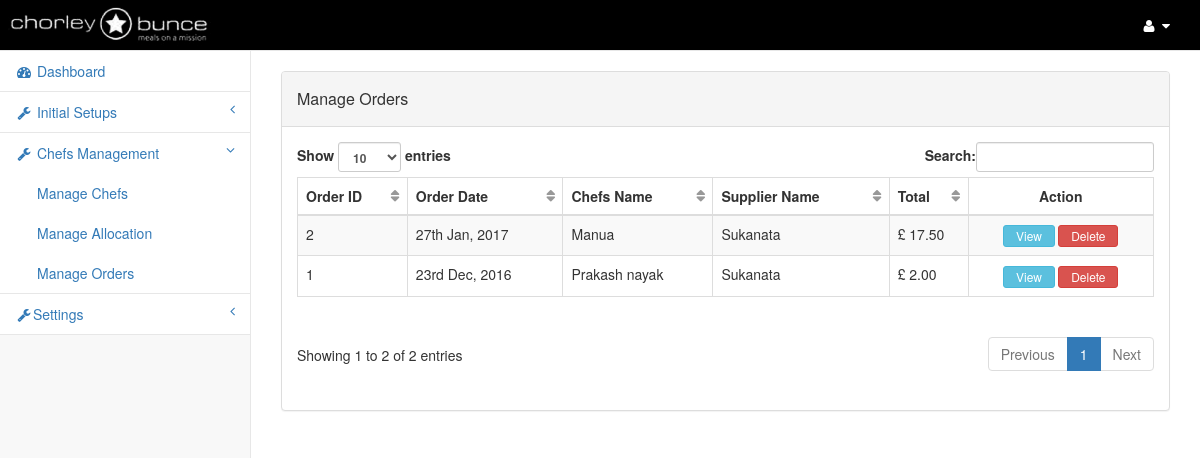
The page /manage-orders.php (signed in) on the database its author committed.
### tables this page shows
CREATE TABLE IF NOT EXISTS `master_order` (
  `order_id` bigint(20) NOT NULL,
  `allocation_id` bigint(20) NOT NULL,
  `chef_id` bigint(20) NOT NULL,
  `supplier_id` int(11) NOT NULL,
  `order_accno` varchar(255) NOT NULL,
  `chefs_name` varchar(255) NOT NULL,
  `chefs_email` varchar(255) NOT NULL,
  `chefs_contact_number` varchar(155) NOT NULL,
  `job_title` varchar(255) NOT NULL,
  `delivery_address` longtext NOT NULL,
  `supplier_acno` varchar(155) NOT NULL,
  `delivery_notes` longtext NOT NULL,
  `grand_total` double NOT NULL,
  `order_status` varchar(100) NOT NULL,
  `delivery_datetime` varchar(255) NOT NULL,
  `order_date` date NOT NULL
);

CREATE TABLE IF NOT EXISTS `suppliers` (
  `sid` bigint(20) NOT NULL,
  `full_name` varchar(255) NOT NULL,
  `email` varchar(255) NOT NULL,
  `contact_number` varchar(255) NOT NULL,
  `supp_acc_number` varchar(255) NOT NULL,
  `address` longtext NOT NULL,
  `supplier_photo` varchar(255) NOT NULL,
  `created_date` datetime NOT NULL,
  `updated_date` datetime NOT NULL
);

### includes/class.Main.php (called while the page is built, shortened)
<?php
class Main extends Pagination{
	public $dbcon;
	public function __construct(){
		$this->dbcon = mysqli_connect(DB_SERVER, DB_USERNAME, DB_PASSWORD,DB_DATABASE) or die('Oops connection error -> ' . mysqli_connect_error());
	}
	public function keyMaker($id){
		$secretkey='1HutysK98UuuhDasdfafdCrackThisBeeeeaaaatchkHgjsheIHFH44fheo1FhHEfo2oe6fifhkhs';
		$key=md5($id.$secretkey);
		return $key;
	}
	public function getDataFromTable($tblName, $fldName,$optCondition){
		$defaultVal="";
		if(trim($optCondition) != ""){
			$condition = $optCondition ;
		}else{
			$condition = "";
		}
		$rs = mysqli_query($this->dbcon,"select " . $fldName . " from " . $tblName . " where " . $condition);
		if( (!($rs)) || (!($rec=mysqli_fetch_array($rs))) ){
			return $defaultVal;
		}else if(is_null($rec[0])){
			return $defaultVal;
		}else{
			return $rec[0];
		}
	}
	public function fetch($tblName,$optCondition="",$optorder="",$optlimit="",$optorderType="ASC"){
		if(trim($optCondition) != ""){
			$condition = " WHERE " . $optCondition;
		}else{
			$condition = "";
		}
		if(trim($optlimit) != ""){
			$limit = " ".$optlimit;
		}else{
			$limit = "";
		}
		if(trim($optorder) != ""){
			$sql="SELECT * FROM " . $tblName . $condition ." ORDER BY ". $optorder." ".$optorderType. $limit;
		}else{
			$sql="SELECT * FROM " . $tblName . $condition. $limit;
		}
		$result = mysqli_query($this->dbcon,$sql);
		while($row = mysqli_fetch_assoc($result)){
			$result_array[] = $row;
		}
		if(count($result_array)>0){
			return $result_array;
		}else{
			return array();
		}
	}
}
?>

### manage-orders.php (the view, shortened to what this page needs)
<?php
include_once "includes/class.Main.php";
$dbf = new Main();
include 'application-top.php';
?>
<body>
    <div id="wrapper">
    	<nav class="navbar navbar-default navbar-static-top" role="navigation" style="margin-bottom: 0">
       		<?php include('admin-header.php'); ?>
			<?php include('left-menu.php'); ?>
         </nav>
         <div id="page-wrapper">
             <div class="row">
				 <div class="row">
                    <div class="col-lg-12">&nbsp;</div>
				 </div>
                 <div class="col-lg-12">
                    <div class="panel panel-default">
                      <div class="panel-heading clearfix">
                        <h2 class="panel-title pull-left" style="line-height:34px;">Manage Orders</h2>
                      </div>
                      <div class="panel-body">
                        <div class="dataTable_wrapper">
                          <table class="table table-striped table-bordered table-hover" id="tbl_content">
                            <thead>
                                <tr>
                                    <th>Order ID</th>
                                    <th>Order Date</th>
                                    <th>Chefs Name</th>
                                    <th>Supplier Name</th>
                                    <th>Total</th>
                                    <th class="text-center">Action</th>
                                </tr>
                            </thead>
                          <tbody>
                          <?php
                          foreach($dbf->fetch("master_order","","order_id","","DESC") as $order_details) {
                          $supplier_name=$dbf->getDataFromTable("suppliers","full_name","sid='$order_details[supplier_id]'");                          ?>
                          <tr>
                            <td  style="color:<?php echo $color; ?>"><?php echo $order_details['order_id']; ?></td>
                            <td><?php echo date("jS M, Y",strtotime($order_details['order_date']));?></td>
                            <td><?php echo $order_details['chefs_name'];?></td>
                            <td><?php echo $supplier_name;?></td>
                            <td>&pound; <?php echo number_format($order_details['grand_total'],2,'.',''); ?></td>
                            <td class="text-center">
                            <a href="view-orders?oid=<?php echo $order_details['order_id'];?>&token=<?php echo $dbf->keymaker($order_details['order_id']);?>" class="btn btn-info btn-xs">&nbsp;&nbsp;View&nbsp;&nbsp;</a>
                            <a href="manage-orders?operation=delete&order_id=<?php echo $order_details['order_id'];?>&token=<?php echo $dbf->keyMaker($order_details['order_id']);?>" class="btn btn-danger btn-xs" onClick="return confirm('Are you sure you want to delete this record ?')">&nbsp;&nbsp;Delete&nbsp;&nbsp;</a>
                            </td>
                          </tr>
                          <?php } ?>
                          </tbody>
                          </table>
                        </div>
                     </div>
                    </div>
                </div>
            </div>
         </div>
    </div>
</body>
</html>

### css/sb-admin-2.css (style rules this page uses)
body { background-color: #f8f8f8; }
#wrapper { width: 100%; }
#page-wrapper { padding: 0 15px; min-height: 568px; background-color: #fff; }
@media (min-width:768px) { #page-wrapper { position: inherit; margin: 0 0 0 250px; padding: 0 30px; border-left: 1px solid #e7e7e7; } }
.navbar-default { background-color:#000; height:auto; }
.navbar { min-height:0; }
table.dataTable thead .sorting, table.dataTable thead .sorting_asc, table.dataTable thead .sorting_desc, table.dataTable thead .sorting_asc_disabled, table.dataTable thead .sorting_desc_disabled { background: 0 0; }
table.dataTable thead .sorting:after { content: "\f0dc"; float: right; font-family: fontawesome; color: rgba(50,50,50,.5); }

### rows shown on the page
master_order: order_id "2", order_date "27th Jan, 2017", chefs_name "Manua", supplier.full_name "Sukanata", grand_total "17.50"
master_order: order_id "1", order_date "23rd Dec, 2016", chefs_name "Prakash nayak", supplier.full_name "Sukanata", grand_total "2.00"
